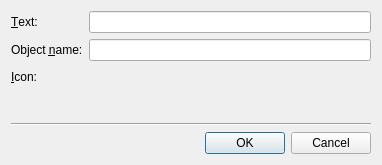
<?xml version="1.0" encoding="UTF-8"?>
<ui version="4.0">
 <comment>
* Copyright (C) 2016 The Qt Company Ltd.
* SPDX-License-Identifier: LicenseRef-Qt-Commercial OR GPL-3.0-only
</comment>
 <class>qdesigner_internal::NewActionDialog</class>
 <widget class="QDialog" name="qdesigner_internal::NewActionDialog">
  <property name="geometry">
   <rect>
    <x>0</x>
    <y>0</y>
    <width>382</width>
    <height>165</height>
   </rect>
  </property>
  <property name="windowTitle">
   <string>New Action...</string>
  </property>
  <layout class="QVBoxLayout" name="verticalLayout">
   <item>
    <layout class="QFormLayout" name="formLayout">
     <item row="0" column="0">
      <widget class="QLabel" name="label">
       <property name="text">
        <string>&amp;Text:</string>
       </property>
       <property name="buddy">
        <cstring>editActionText</cstring>
       </property>
      </widget>
     </item>
     <item row="0" column="1">
      <widget class="QLineEdit" name="editActionText">
       <property name="minimumSize">
        <size>
         <width>255</width>
         <height>0</height>
        </size>
       </property>
      </widget>
     </item>
     <item row="1" column="0">
      <widget class="QLabel" name="label_3">
       <property name="text">
        <string>Object &amp;name:</string>
       </property>
       <property name="buddy">
        <cstring>editObjectName</cstring>
       </property>
      </widget>
     </item>
     <item row="1" column="1">
      <widget class="QLineEdit" name="editObjectName"/>
     </item>
     <item row="2" column="0">
      <widget class="QLabel" name="label_2">
       <property name="text">
        <string>&amp;Icon:</string>
       </property>
       <property name="buddy">
        <cstring>iconSelector</cstring>
       </property>
      </widget>
     </item>
     <item row="2" column="1">
      <layout class="QHBoxLayout" name="horizontalLayout">
       <item>
        <widget class="qdesigner_internal::IconSelector" name="iconSelector" native="true"/>
       </item>
       <item>
        <spacer>
         <property name="orientation">
          <enum>Qt::Orientation::Horizontal</enum>
         </property>
         <property name="sizeHint" stdset="0">
          <size>
           <width>40</width>
           <height>20</height>
          </size>
         </property>
        </spacer>
       </item>
      </layout>
     </item>
    </layout>
   </item>
   <item>
    <spacer name="verticalSpacer">
     <property name="orientation">
      <enum>Qt::Orientation::Vertical</enum>
     </property>
     <property name="sizeHint" stdset="0">
      <size>
       <width>0</width>
       <height>0</height>
      </size>
     </property>
    </spacer>
   </item>
   <item>
    <widget class="Line" name="line">
     <property name="orientation">
      <enum>Qt::Orientation::Horizontal</enum>
     </property>
    </widget>
   </item>
   <item>
    <widget class="QDialogButtonBox" name="buttonBox">
     <property name="orientation">
      <enum>Qt::Orientation::Horizontal</enum>
     </property>
     <property name="standardButtons">
      <set>QDialogButtonBox::StandardButton::Cancel|QDialogButtonBox::StandardButton::Ok</set>
     </property>
    </widget>
   </item>
  </layout>
 </widget>
 <customwidgets>
  <customwidget>
   <class>qdesigner_internal::IconSelector</class>
   <extends>QWidget</extends>
   <header>iconselector_p.h</header>
   <container>1</container>
  </customwidget>
 </customwidgets>
 <tabstops>
  <tabstop>editActionText</tabstop>
  <tabstop>editObjectName</tabstop>
 </tabstops>
 <resources/>
 <connections>
  <connection>
   <sender>buttonBox</sender>
   <signal>accepted()</signal>
   <receiver>qdesigner_internal::NewActionDialog</receiver>
   <slot>accept()</slot>
   <hints>
    <hint type="sourcelabel">
     <x>165</x>
     <y>162</y>
    </hint>
    <hint type="destinationlabel">
     <x>291</x>
     <y>94</y>
    </hint>
   </hints>
  </connection>
  <connection>
   <sender>buttonBox</sender>
   <signal>rejected()</signal>
   <receiver>qdesigner_internal::NewActionDialog</receiver>
   <slot>reject()</slot>
   <hints>
    <hint type="sourcelabel">
     <x>259</x>
     <y>162</y>
    </hint>
    <hint type="destinationlabel">
     <x>293</x>
     <y>128</y>
    </hint>
   </hints>
  </connection>
 </connections>
</ui>
